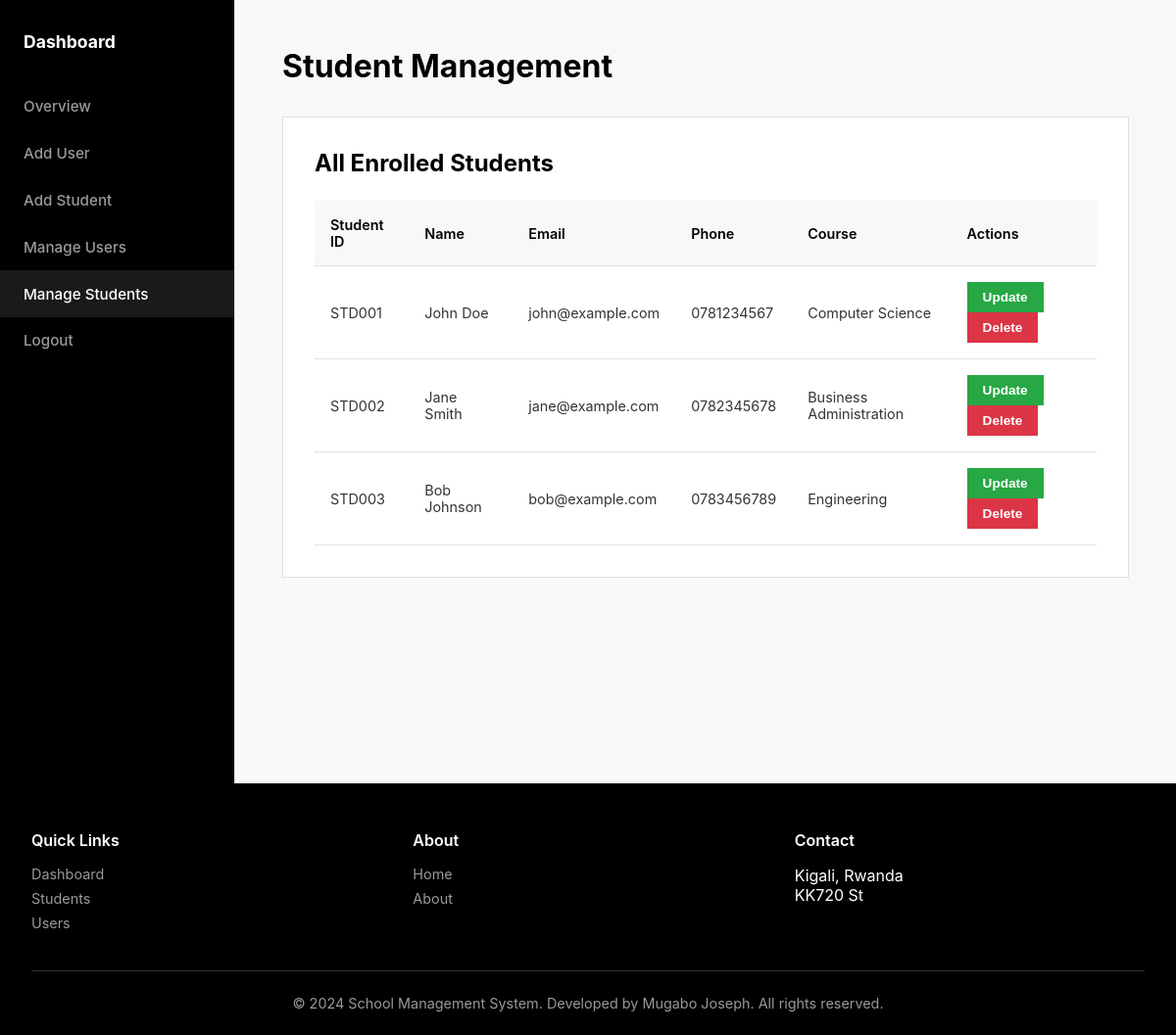
The app's page /view_students.php (signed in) with its own data.
### tables this page shows
CREATE TABLE IF NOT EXISTS students (
    id INT AUTO_INCREMENT PRIMARY KEY,
    student_id VARCHAR(20) NOT NULL UNIQUE,
    name VARCHAR(100) NOT NULL,
    email VARCHAR(100) NOT NULL,
    phone VARCHAR(20),
    course VARCHAR(100),
    created_at TIMESTAMP DEFAULT CURRENT_TIMESTAMP
);

### view_students.php (the view, shortened to what this page needs)
<?php
require_once 'config.php';
$students = mysqli_query($conn, "SELECT * FROM students ORDER BY created_at DESC");
?>
<!DOCTYPE html>
<html lang="en">
<head>
    <link rel="stylesheet" href="style.css">
</head>
<body>
    <div class="dashboard">
        <div class="sidebar">
            <h3>Dashboard</h3>
            <ul>
                <li><a href="dashboard.php">Overview</a></li>
                <?php if ($_SESSION['role'] == 'admin'): ?>
                <li><a href="#" onclick="return false;">Add User</a></li>
                <?php endif; ?>
                <li><a href="#" onclick="openModal('studentModal')">Add Student</a></li>
                <?php if ($_SESSION['role'] == 'admin'): ?>
                <li><a href="view_users.php">Manage Users</a></li>
                <?php endif; ?>
                <li><a href="view_students.php" class="active">Manage Students</a></li>
                <li><a href="logout.php">Logout</a></li>
            </ul>
        </div>
        <div class="main-content">
            <h1 style="margin-bottom: 2rem; font-weight: 700; font-size: 2rem; color: #000;">Student Management</h1>
            <div class="table-container">
                <h2>All Enrolled Students</h2>
                <table>
                    <thead>
                        <tr>
                            <th>Student ID</th>
                            <th>Name</th>
                            <th>Email</th>
                            <th>Phone</th>
                            <th>Course</th>
                            <th>Actions</th>
                        </tr>
                    </thead>
                    <tbody>
                        <?php while ($student = mysqli_fetch_assoc($students)): ?>
                        <tr>
                            <td><?php echo $student['student_id']; ?></td>
                            <td><?php echo $student['name']; ?></td>
                            <td><?php echo $student['email']; ?></td>
                            <td><?php echo $student['phone']; ?></td>
                            <td><?php echo $student['course']; ?></td>
                            <td>
                                <button class="btn btn-small btn-success" onclick='editStudent(<?php echo json_encode($student); ?>)'>Update</button>
                                <button class="btn btn-small btn-danger" onclick="deleteStudent(<?php echo $student['id']; ?>)">Delete</button>
                            </td>
                        </tr>
                        <?php endwhile; ?>
                    </tbody>
                </table>
            </div>
        </div>
    </div>
    <footer>
        <div class="footer-content">
            <div class="footer-section">
                <h4>Quick Links</h4>
                <ul>
                    <li><a href="dashboard.php">Dashboard</a></li>
                    <li><a href="view_students.php">Students</a></li>
                    <li><a href="view_users.php">Users</a></li>
                </ul>
            </div>
            <div class="footer-section">
                <h4>About</h4>
                <ul>
                    <li><a href="index.php">Home</a></li>
                    <li><a href="about.php">About</a></li>
                </ul>
            </div>
            <div class="footer-section">
                <h4>Contact</h4>
                <ul>
                    <li>Kigali, Rwanda</li>
                    <li>KK720 St</li>
                </ul>
            </div>
        </div>
        <div class="footer-bottom">
            <p>&copy; 2024 School Management System. Developed by Mugabo Joseph. All rights reserved.</p>
        </div>
    </footer>
</body>
</html>

### style.css (style rules this page uses)
* { margin: 0; padding: 0; box-sizing: border-box; }
body { font-family: -apple-system, BlinkMacSystemFont, 'Segoe UI', Roboto, Oxygen, Ubuntu, Cantarell, sans-serif; background: #ffffff; min-height: 100vh; color: #000; }
.btn { width: 100%; padding: 0.9rem; background: #000; color: #fff; border: none; font-size: 1rem; font-weight: 600; cursor: pointer; transition: all 0.2s; }
.btn-small { width: auto; padding: 0.5rem 1rem; font-size: 0.85rem; }
.btn-danger { background: #dc3545; }
.btn-success { background: #28a745; }
.dashboard { display: flex; min-height: 100vh; }
.sidebar { width: 240px; background: #000; padding: 2rem 0; border-right: 1px solid #e0e0e0; }
.sidebar h3 { padding: 0 1.5rem; margin-bottom: 2rem; color: #fff; font-size: 1.1rem; font-weight: 700; }
.sidebar ul { list-style: none; }
.sidebar a { display: block; padding: 0.9rem 1.5rem; color: #999; text-decoration: none; transition: all 0.2s; font-size: 0.95rem; font-weight: 500; }
.sidebar a:hover, .sidebar a.active { background: #1a1a1a; color: #fff; }
.main-content { flex: 1; padding: 3rem; background: #f8f8f8; }
.table-container { background: #fff; padding: 2rem; border: 1px solid #e0e0e0; overflow-x: auto; }
.table-container h2 { color: #000; margin-bottom: 1.5rem; font-weight: 700; font-size: 1.5rem; }
table { width: 100%; border-collapse: collapse; }
th, td { padding: 1rem; text-align: left; border-bottom: 1px solid #e0e0e0; }
th { background: #f8f8f8; color: #000; font-weight: 600; font-size: 0.9rem; }
td { color: #333; font-size: 0.9rem; }
footer { background: #000; color: #fff; padding: 3rem 2rem 1.5rem; margin-top: auto; }
.footer-content { max-width: 1200px; margin: 0 auto; display: grid; grid-template-columns: repeat(auto-fit, minmax(200px, 1fr)); gap: 2rem; margin-bottom: 2rem; }
.footer-section h4 { margin-bottom: 1rem; font-size: 1rem; font-weight: 600; }
.footer-section ul { list-style: none; }
.footer-section a { color: #999; text-decoration: none; display: block; margin-bottom: 0.5rem; font-size: 0.9rem; transition: color 0.2s; }
.footer-bottom { text-align: center; padding-top: 1.5rem; border-top: 1px solid #333; color: #999; font-size: 0.9rem; }
body { display: flex; flex-direction: column; min-height: 100vh; }
.dashboard { flex: 1; display: flex; }

### records on screen
students: student "STD001", name "John Doe", email "john@example.com", phone "0781234567", course "Computer Science"
students: student "STD002", name "Jane Smith", email "jane@example.com", phone "0782345678", course "Business Administration"
students: student "STD003", name "Bob Johnson", email "bob@example.com", phone "0783456789", course "Engineering"
